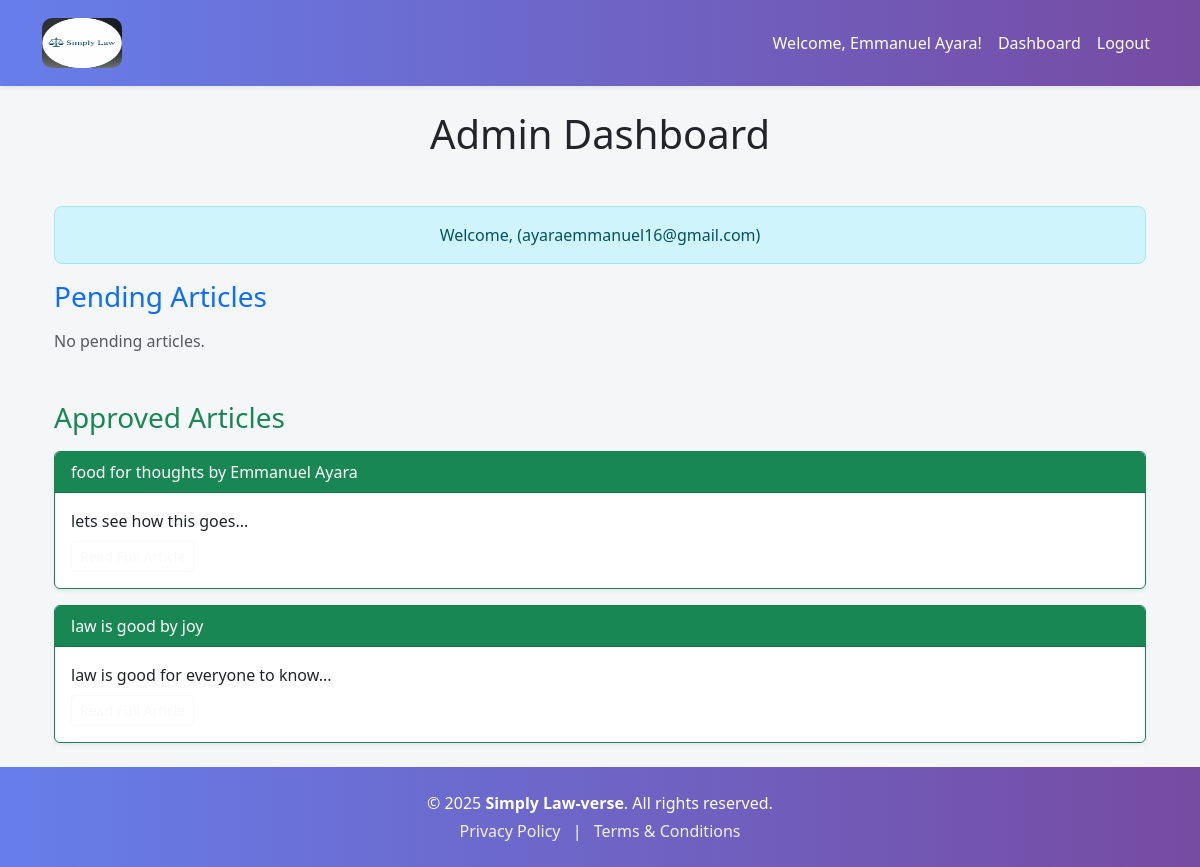
The app's page /admin/dashboard (signed in), older data.
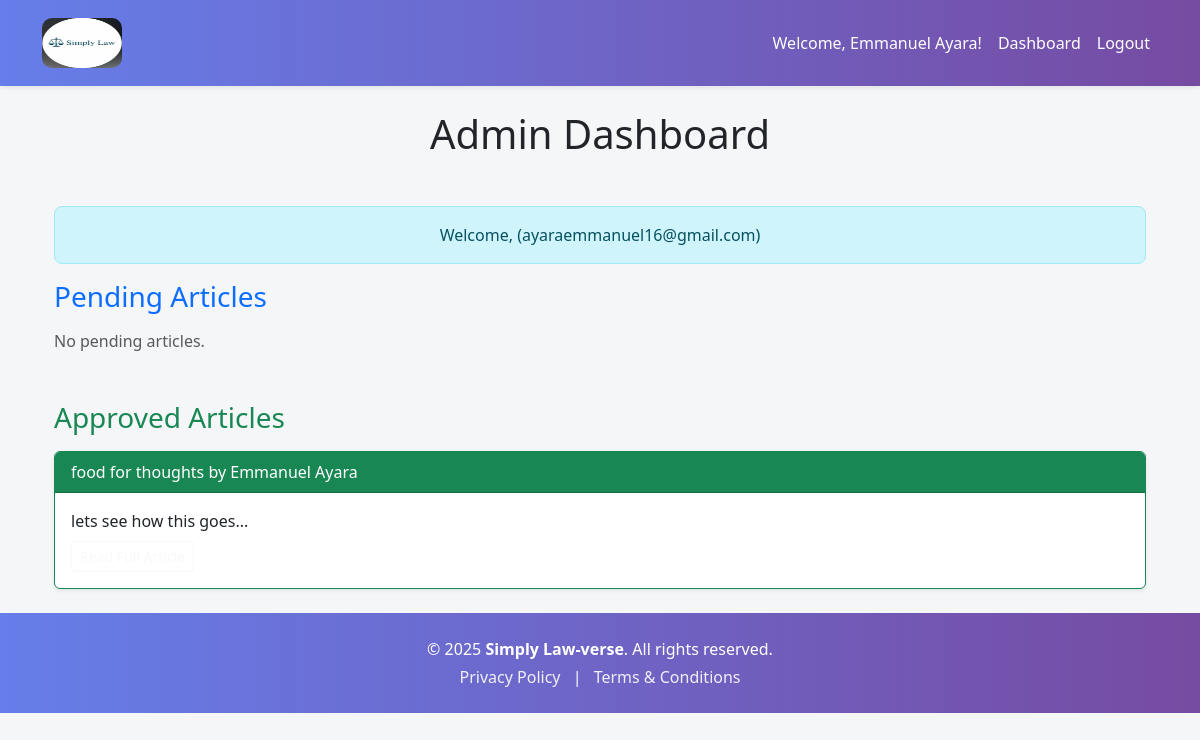
The same page, newer data.
### models.py (models this page shows)
class User(db.Model, UserMixin):
    id = db.Column(db.Integer, primary_key=True)
    username = db.Column(db.String(150), unique=True, nullable=False)
    password = db.Column(db.String(256), nullable=False)
    is_admin = db.Column(db.Boolean, default=False)
    email = db.Column(db.String(100), nullable=False)
    __table_args__ = (
        db.UniqueConstraint('email', name='uq_user_email'),
    )

class Article(db.Model):
    id = db.Column(db.Integer, primary_key=True)
    email = db.Column(db.String(120))
    title = db.Column(db.String(100), nullable=False)
    content = db.Column(db.Text, nullable=False)
    author = db.Column(db.String(100), nullable=False)
    date_posted = db.Column(db.DateTime, default=datetime.utcnow)
    comments = db.relationship('Comment', backref='article', lazy=True)
    status = db.Column(db.String(20), nullable=False, default='pending')
    date_submitted = db.Column(db.DateTime, default=datetime.utcnow)
    image_filename = db.Column(db.String(120), nullable=True)
    document_filename = db.Column(db.String(120), nullable=True)
    approved = db.Column(db.Boolean, default=False)  # <- important!

### routes.py (the view)
@app.route('/admin/dashboard')
@login_required
def admin_dashboard():
    if not current_user.is_admin:
        flash('Access denied.', 'danger')
        return redirect(url_for('home'))
    pending = Article.query.filter_by(status='pending').all()
    approved = Article.query.filter_by(status='approved').all()
    return render_template('admin_dashboard.html', articles=pending, approved_articles=approved)

### routes.py (called while the page is built)
@login_manager.user_loader
def load_user(user_id):
    return User.query.get(int(user_id))

### templates/admin_dashboard.html
{% extends 'layout.html' %}
{% block content %}
<div class="container mt-4">
  <h1 class="mb-5 text-center">Admin Dashboard</h1>
  <div class="alert alert-info text-center">
    Welcome, {{ current_user.name }} ({{ current_user.email }})
  </div>
  <div class="mb-5">
    <h3 class="mb-3 text-primary">Pending Articles</h3>
    {% if pending_articles %}
      {% for article in articles %}
        <div class="card mb-3 shadow-sm">
          <div class="card-header d-flex justify-content-between align-items-center">
            <div>
              <strong>
                <a href="{{ url_for('view_article', article_id=article.id) }}">
                  {{ article.title }}
                </a>
              </strong><br>
              <small>by {{ article.author }}</small>
            </div>
            <div>
              <a href="{{ url_for('approve_article', article_id=article.id) }}" class="btn btn-sm btn-success">Approve</a>
              <a href="{{ url_for('disapprove_article', article_id=article.id) }}" class="btn btn-sm btn-danger">Disapprove</a>
            </div>
          </div>
          <div class="card-body">
            {{ article.content[:250] }}...
            <div class="mt-2">
              <a href="{{ url_for('view_article', article_id=article.id) }}" class="btn btn-sm btn-outline-primary">Read Full Article</a>
            </div>
          </div>
        </div>
      {% endfor %}
    {% else %}
      <p class="text-muted">No pending articles.</p>
    {% endif %}
  </div>
  <div>
    <h3 class="mb-3 text-success">Approved Articles</h3>
    {% if approved_articles %}
      {% for article in approved_articles %}
        <div class="card mb-3 shadow-sm border-success">
          <div class="card-header bg-success text-white">
            {{ article.title }} by {{ article.author }}
          </div>
          <div class="card-body">
            {{ article.content[:250] }}...
            <div class="mt-2">
              <a href="{{ url_for('view_article', article_id=article.id) }}" class="btn btn-sm btn-outline-light">Read Full Article</a>
            </div>
          </div>
        </div>
      {% endfor %}
    {% else %}
      <p class="text-muted">No approved articles yet.</p>
    {% endif %}
  </div>
</div>
{% endblock %}

### templates/layout.html (shortened to what this page needs)
<!DOCTYPE html>
<html lang="en">
<head>
    <link
        href="https://cdn.jsdelivr.net/npm/bootstrap@5.3.0/dist/css/bootstrap.min.css"
        rel="stylesheet">
</head>
<body>
    <nav class="navbar navbar-expand-lg shadow-sm">
        <div class="container">
            <a class="navbar-brand d-flex align-items-center" href="/">
                <img src="/static/logo.jpg" alt="Logo" style="height: 50px; width: 80px; border-radius: 10px; margin-right: 10px;">
            </a>
            <div class="collapse navbar-collapse" id="navbarNav">
                <ul class="navbar-nav ms-auto mb-2 mb-lg-0">
                    {% if current_user.is_authenticated and current_user.is_admin %}
                        <span class="navbar-text nav-link">Welcome, {{ current_user.username }}!</span>
                        <li class="nav-item"><a class="nav-link" href="{{ url_for('admin_dashboard') }}">Dashboard</a></li>
                        <li class="nav-item"><a class="nav-link" href="{{ url_for('admin_logout') }}">Logout</a></li>
                    {% endif %}
                </ul>
            </div>
        </div>
    </nav>
    <div class="container my-4">
        {% block content %}{% endblock %}
    </div>
<footer class="text-center text-white" style="background: linear-gradient(to right, #667eea, #764ba2);">
    <div class="container py-4">
        <p class="mb-1">&copy; {{ current_year or '2025' }} <strong>Simply Law-verse</strong>. All rights reserved.</p>
        <p class="mb-0">
            <a href="/privacy-policy" class="text-white text-decoration-none me-2" style="opacity: 0.9;">Privacy Policy</a> |
            <a href="/terms" class="text-white text-decoration-none ms-2" style="opacity: 0.9;">Terms & Conditions</a>
        </p>
    </div>
</footer>
</body>
</html>

### templates/layout.html (style rules this page uses)
body { background-color: #f4f6f8; font-family: 'Segoe UI', Tahoma, Geneva, Verdana, sans-serif; }
.navbar { background: linear-gradient(to right, #667eea, #764ba2); padding: 0.8rem 1rem; position: sticky; top: 0; z-index: 1000; }
.navbar-brand, .nav-link { color: #fff !important; font-weight: 500; }
.nav-link { transition: color 0.3s ease-in-out; }
footer a { transition: opacity 0.3s ease-in-out; }
.alert { border-radius: 8px; }

Row changes from the older to the newer data that the page shows:
no longer on this page (row edited): Article: title "law is good", author "joy", content "law is good for everyone to know"
